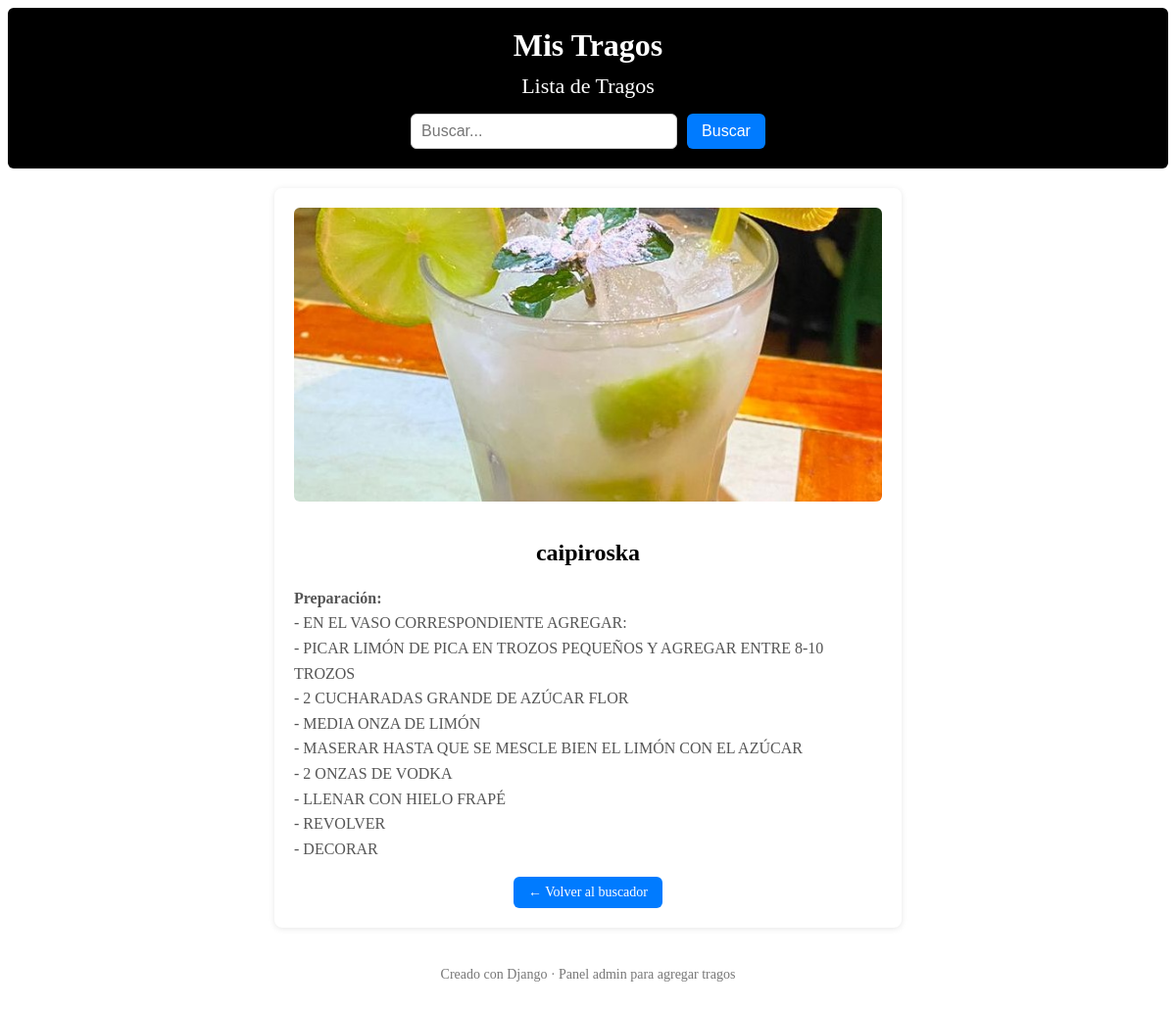
The app's page /trago/18/ with its own data.
### core/models.py (models this page shows, shortened)
class Trago(models.Model):
    nombre = models.CharField(max_length=100)
    preparacion = models.TextField()
    imagen = models.ImageField(upload_to='tragos/', blank=True, null=True)

### core/views.py (the view)
# urls.py: path('trago/<int:pk>/', views.detalle_trago, name='detalle'),
def detalle_trago(request, pk):
    trago = get_object_or_404(Trago, pk=pk)
    return render(request, 'core/detalle.html', {'trago': trago})

### core/templates/core/detalle.html (shortened to what this page needs)
{% extends "core/base.html" %}
{% block content %}
<div class="detalle-card">
    {% if trago.imagen %}
        <img src="{{ trago.imagen.url }}" alt="{{ trago.nombre }}" class="detalle-imagen">
    {% endif %}
    <h2>{{ trago.nombre }}</h2>
    <p><strong>Preparación:</strong><br>{{ trago.preparacion|linebreaksbr }}</p>
    <a href="{% url 'core:index' %}" class="btn-volver">← Volver al buscador</a>
</div>
{% endblock %}

### core/static/core/css/styles.css (style rules this page uses)
.btn, .btn-volver { padding: 8px 15px; border-radius: 6px; background: #007bff; color: #fff; text-decoration: none; display: inline-block; font-size: 14px; transition: background 0.3s; }
.tragos-container p { text-align: center; font-size: 16px; color: #555; margin-top: 20px; }
.detalle-card { background: #fff; padding: 20px; border-radius: 8px; box-shadow: 0 1px 6px rgba(0,0,0,0.1); max-width: 600px; margin: 0 auto; text-align: center; }
.detalle-card img.detalle-imagen { width: 100%; max-height: 300px; object-fit: cover; border-radius: 6px; margin-bottom: 15px; }
.detalle-card p { text-align: left; color: #555; line-height: 1.6; margin-top: 10px; }

### records on screen
Trago: imagen (picture), nombre "caipiroska", preparacion "- EN EL VASO CORRESPONDIENTE AGREGAR: - PICAR LIMÓN DE PICA EN TROZOS PEQUEÑOS Y AGREGAR ENTRE 8-10 TROZOS - 2 CUCHARADAS GRANDE DE AZÚCAR FLOR - MEDIA ONZA DE LIMÓN - MASERAR HASTA QUE SE MESCLE BIEN EL LIMÓN CON EL AZÚCAR - 2 ONZAS DE VODKA - LLENAR CON HIELO FRAPÉ - REVOLVER - DECORAR"
